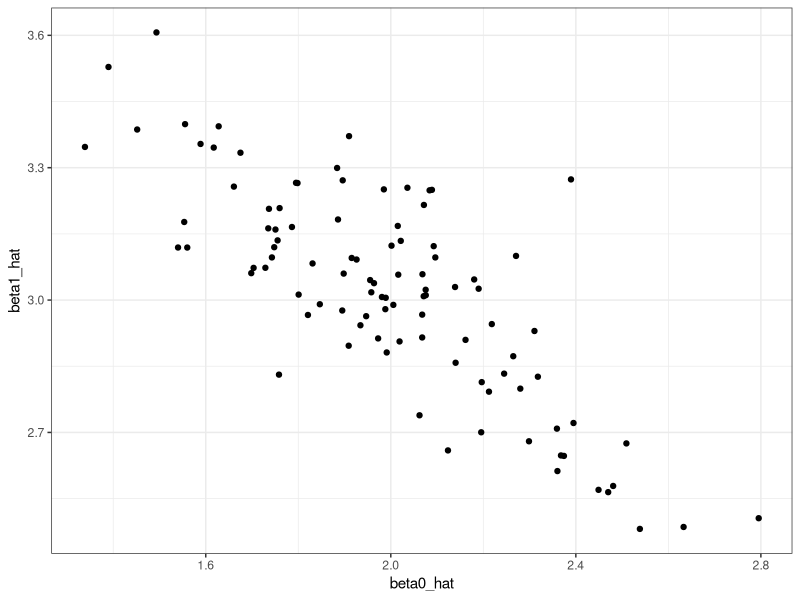
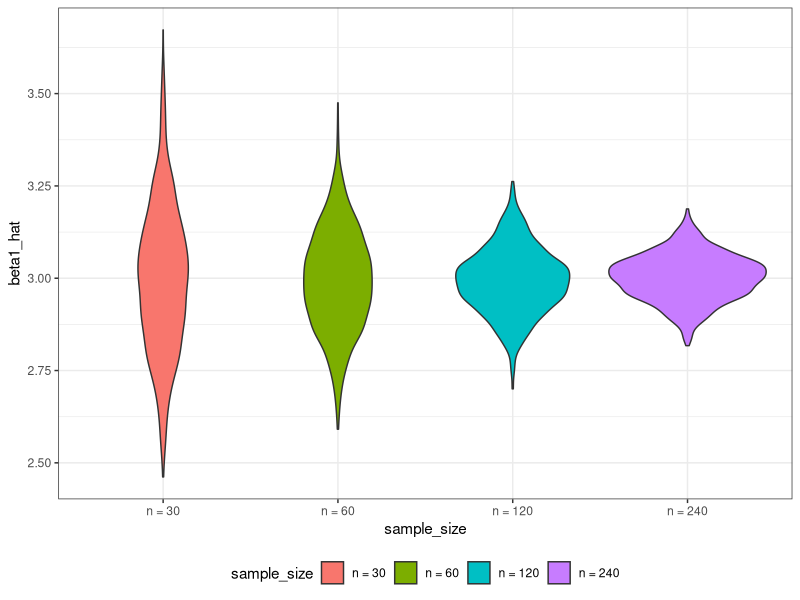
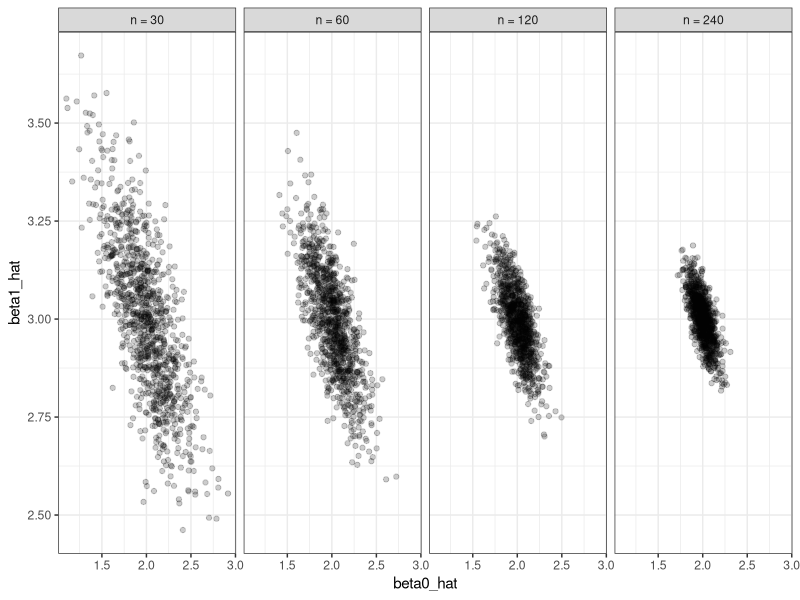

R code for these plots, in order:
## ---- chunk 1
knitr::opts_chunk$set(
  collapse = TRUE,
  fig.width = 6,
  fig.asp = .6,
  out.width = "90%"
)

library(tidyverse)

theme_set(theme_bw() + theme(legend.position = "bottom"))
## ---- chunk 2
library(tidyverse)

set.seed(1)
## ---- chunk 3
sim_regression = function(n, beta0 = 2, beta1 = 3) {
  
  sim_data = tibble(
    x = rnorm(n, mean = 1, sd = 1),
    y = beta0 + beta1 * x + rnorm(n, 0, 1)
  )
  
  ls_fit = lm(y ~ x, data = sim_data)
  
  tibble(
    beta0_hat = coef(ls_fit)[1],
    beta1_hat = coef(ls_fit)[2]
  )
}
## ---- chunk 4
output = vector("list", 100)

for (i in 1:100) {
  output[[i]] = sim_regression(30)
}

sim_results = bind_rows(output)
## ---- chunk 5
sim_results = 
  rerun(100, sim_regression(30, 2, 3)) %>% 
  bind_rows()
## ---- chunk 6
sim_results %>% 
  ggplot(aes(x = beta0_hat, y = beta1_hat)) + 
  geom_point()

sim_results %>% 
  pivot_longer(
    beta0_hat:beta1_hat,
    names_to = "parameter", 
    values_to = "estimate") %>% 
  group_by(parameter) %>% 
  summarize(emp_mean = mean(estimate),
            emp_var = var(estimate)) %>% 
  knitr::kable(digits = 3)
## ---- chunk 7
n_list = list("n_30"  = 30, 
              "n_60"  = 60, 
              "n_120" = 120, 
              "n_240" = 240)
output = vector("list", length = 4)

for (i in 1:4) {
  output[[i]] = rerun(100, sim_regression(n_list[[i]])) %>% 
    bind_rows
}
## ---- chunk 8
sim_results = 
  tibble(sample_size = c(30, 60, 120, 240)) %>% 
  mutate(
    output_lists = map(.x = sample_size, ~rerun(1000, sim_regression(n = .x))),
    estimate_dfs = map(output_lists, bind_rows)) %>% 
  select(-output_lists) %>% 
  unnest(estimate_dfs)
## ---- chunk 9
sim_results %>% 
  mutate(
    sample_size = str_c("n = ", sample_size),
    sample_size = fct_inorder(sample_size)) %>% 
  ggplot(aes(x = sample_size, y = beta1_hat, fill = sample_size)) + 
  geom_violin()
## ---- chunk 10
sim_results %>% 
  mutate(
    sample_size = str_c("n = ", sample_size),
    sample_size = fct_inorder(sample_size)) %>% 
  ggplot(aes(x = beta0_hat, y = beta1_hat)) + 
  geom_point(alpha = .2) + 
  facet_grid(~sample_size)
## ---- chunk 11
sim_results %>% 
  pivot_longer(
    beta0_hat:beta1_hat,
    names_to = "parameter", 
    values_to = "estimate") %>% 
  group_by(parameter, sample_size) %>% 
  summarize(emp_mean = mean(estimate),
            emp_var = var(estimate)) %>% 
  knitr::kable(digits = 3)
